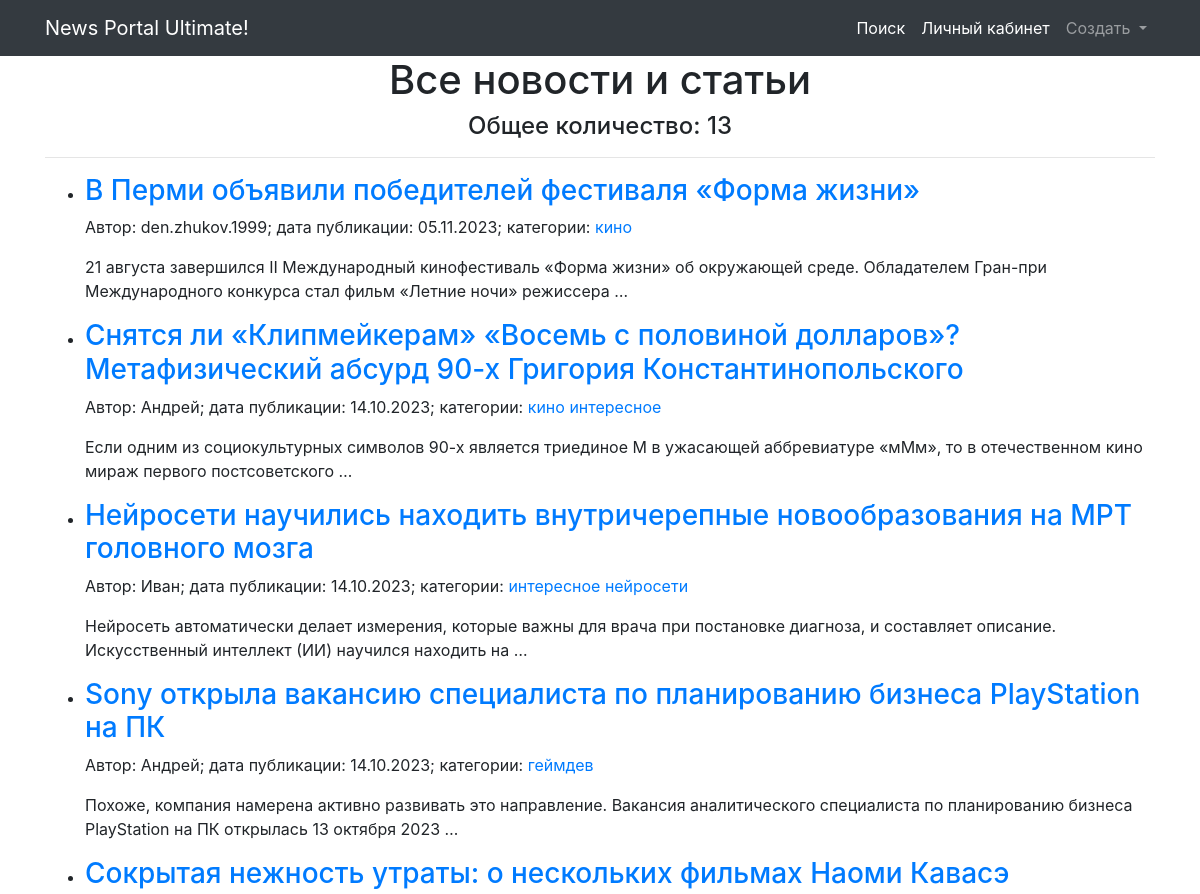
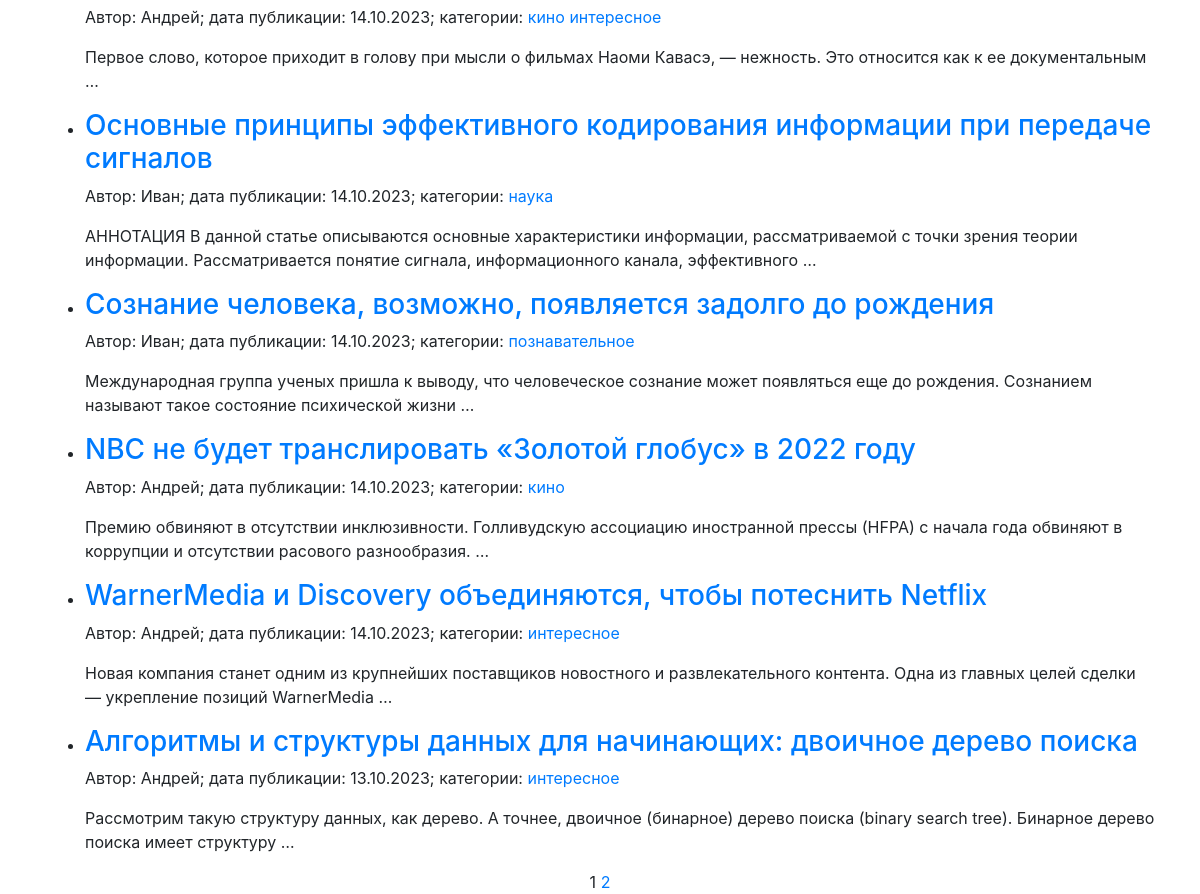
Before: /news/ with the older database file (2 pictures, top to bottom).
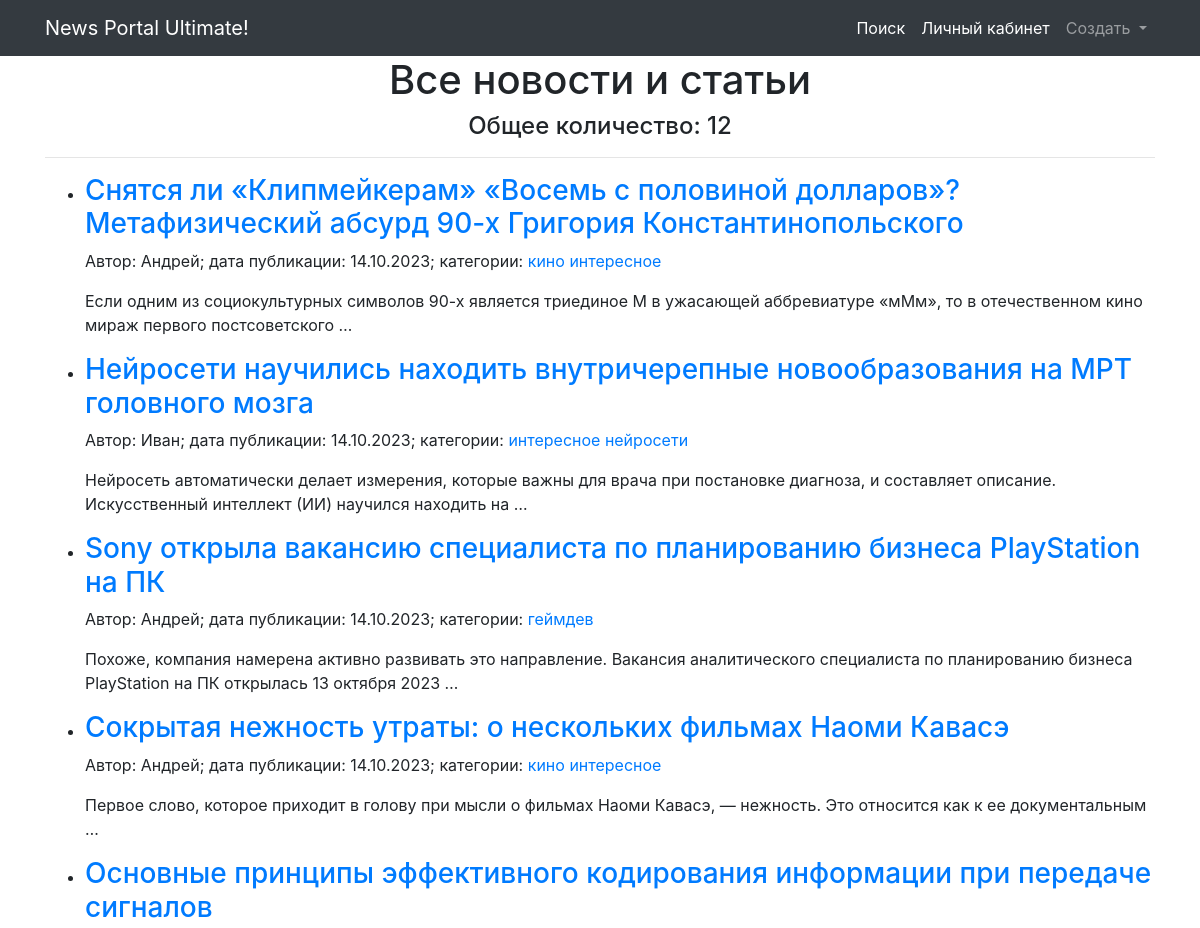
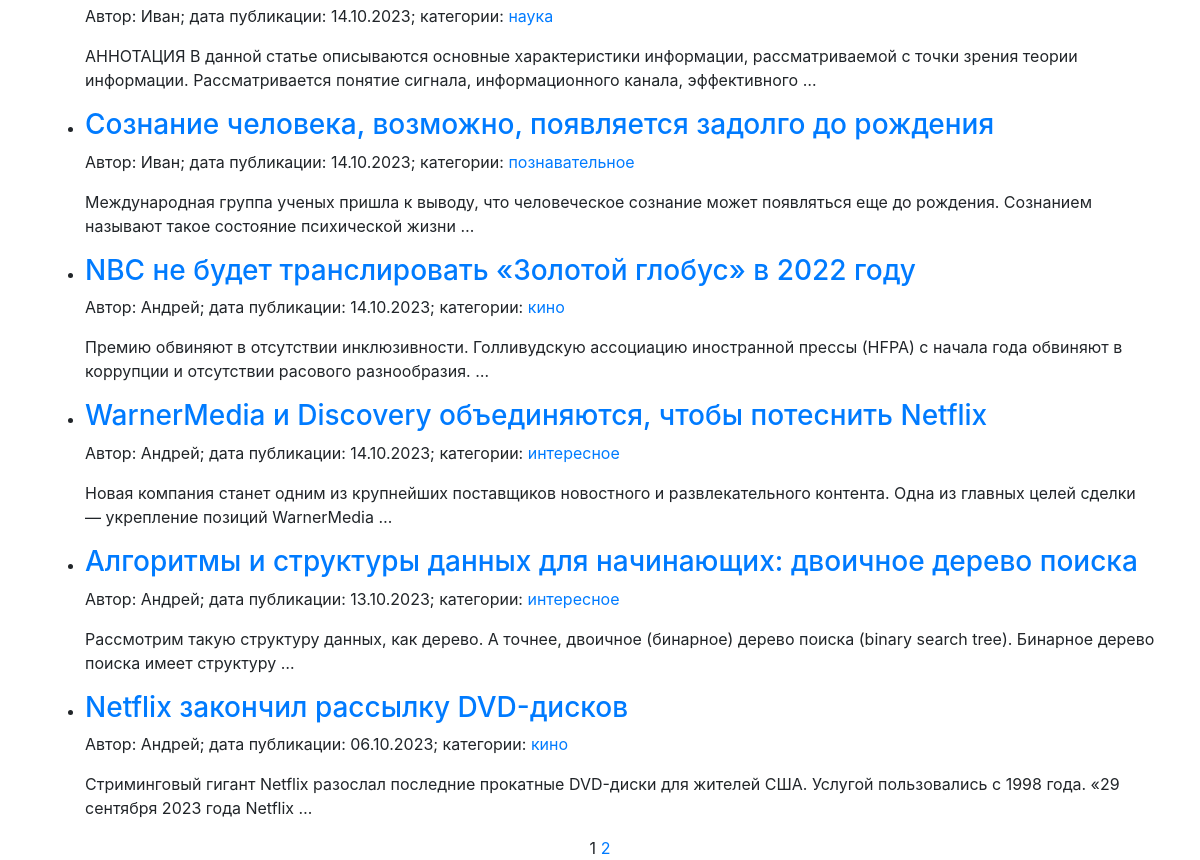
After: the same page with the newer database file (2 pictures, top to bottom).
### news/models.py (models this page shows, shortened)
class Post(models.Model):
    author = models.ForeignKey(Author, on_delete=models.CASCADE)  # Связь с моделью Author
    time_in = models.DateTimeField(auto_now_add=True)  # Дата и время создания поста
    type = models.CharField(choices=POST_TYPES, max_length=2)  # Тип поста (Статья или Новость)
    category = models.ManyToManyField('Category', through='PostCategory')
    title = models.TextField(max_length=255)  # Заголовок поста
    text = models.TextField()  # Текст поста
    rating = models.IntegerField(default=0)  # Рейтинг поста

class Author(models.Model):
    name = models.CharField(max_length=255)  # Имя автора
    user = models.OneToOneField(User, on_delete=models.CASCADE)  # Связь один-к-одному с моделью User
    rating = models.IntegerField(default=0)  # Рейтинг автора
    def __str__(self):
        return self.name

class Category(models.Model):
    name = models.CharField(unique=True, max_length=255)  # Уникальное имя категории
    subscribers = models.ManyToManyField(User, blank=True)

### news/views.py (the view)
# urls.py: path('', cache_page(60)(PostList.as_view()), name='post_list'),
class PostList(ListView):
    model = Post
    ordering = ['-time_in']  # Устанавливаю сортировку от новых записей к ранним
    template_name = 'news.html'
    context_object_name = 'news'
    paginate_by = 10  # задаю количество записей на странице

### news/templatetags/custom_filters.py (called while the page is built)
@register.filter(name='censor')
def censor(text):
   words = text.split()
   censored_words = []
   for word in words:
      lowercase_word = word.lower()
      if any(re.match(rf'\b{re.escape(word_base)}\w*\b', lowercase_word) for word_base in CENSOR_WORDS):
         censored_word = word[0] + '*' * len(word[1:])
         censored_words.append(censored_word)
      else:
         censored_words.append(word)
   censored_text = ' '.join(censored_words)
   return censored_text

### news/templatetags/custom_tags.py (called while the page is built)
@register.simple_tag(takes_context=True)
def url_replace(context, **kwargs):
    d = context['request'].GET.copy()
    for k, v in kwargs.items():
        d[k] = v
    return d.urlencode()

### templates/news.html (shortened to what this page needs)
{% extends 'flatpages/default.html' %}
{% block content %}
    <h1>Все новости и статьи</h1>
    <h4>Общее количество: {{paginator.count}}</h4>
    <hr>
    {% include "content.html" %}
{% endblock content %}

### templates/content.html (shortened to what this page needs)
{% load custom_filters %}
{% load custom_tags %}
{% if news %}
    <ul>
        {% for new in news|dictsortreversed:"time_in" %}
        <li>
            <h3 style="text-align: left;">
                <a href="{% url 'new' new.id %}">
                    {{new.title|censor}}
                </a>
            </h3>
            <p style="text-align: left;" class="details">
                Автор: <span class="author">{{new.author}}</span>;
                дата публикации: <span class="date">{{new.time_in|date:'d.m.Y'}}</span>;
                категории:
                {% for c in new.category.values %}
                <a href="{% url 'category' c.id %}" class="category">{{c.name}}</a>
                {% endfor %}
            </p>
            <p style="text-align: left;">{{new.text|censor|truncatewords:20}}</p>
        </li>
        {% endfor %}
    </ul>
    {{ page_obj.number }}
    {% if page_obj.has_next %}
        <a href="?{% url_replace page=page_obj.next_page_number %}">{{ page_obj.next_page_number }}</a>
    {% endif %}
{% else %}
    <h2>Постов нет!</h2>
{% endif %}

Changed rows visible on the page:
removed Post: title|censor "В Перми объявили победителей фестиваля «Форма жизни»", author "den.zhukov.1999", time_in "05.11.2023", text|censor "21 августа завершился II Международный кинофестиваль «Форма жизни» об окружающей среде. Обладателем Гран-при Международного конкурса стал фильм «Летние ночи» режиссера …", Category (name "кино")
now on this page (row unchanged): Post: title|censor "Netflix закончил рассылку DVD-дисков", author "Андрей", time_in "06.10.2023", text|censor "Стриминговый гигант Netflix разослал последние прокатные DVD-диски для жителей США. Услугой пользовались с 1998 года. «29 сентября 2023 года Netflix …", Category (name "кино")
Other visible differences:
{{ paginator.count }}: "13" → "12"
